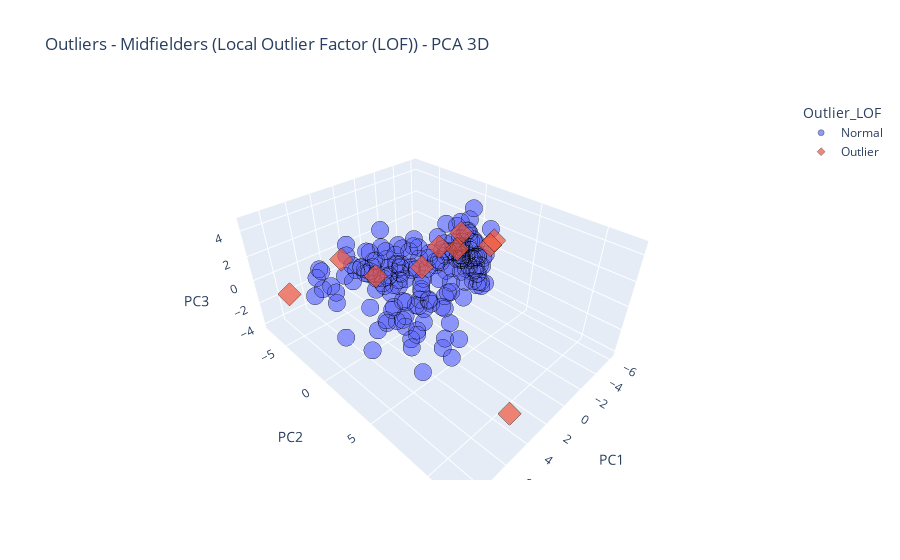

Source (notebook cell):
### Code cell
# PCA with 3 components
pca = PCA(n_components=3)
X_reduced = pca.fit_transform(X)

# Create DataFrame for plotting
df_plot = pd.DataFrame(X_reduced, columns=['PC1', 'PC2', 'PC3'])
df_plot['Outlier_LOF'] = pd.Series(y_pred_lof).map({1: 'Normal', -1: 'Outlier'}).astype(str)

# Interactive 3D plot
fig = px.scatter_3d(
    df_plot,
    x='PC1',
    y='PC2',
    z='PC3',
    color='Outlier_LOF',
    symbol='Outlier_LOF',
    opacity=0.7,
    title="Outliers - Midfielders (Local Outlier Factor (LOF)) - PCA 3D"
)

fig.update_traces(marker=dict(size=6, line=dict(width=0.5, color='black')))
fig.show()

### Figure 1 — Plotly figure (JSON) as saved in the notebook; plotly's stock layout.template omitted (floating-point values rounded to 4 significant figures; data arrays with more than 128 entries replaced by an {"elided": "..."} marker saying what was removed)
{"data": [{"hovertemplate": "Outlier_LOF=Normal<br>PC1=%{x}<br>PC2=%{y}<br>PC3=%{z}<extra></extra>", "legendgroup": "Normal", "marker": {"color": "#636efa", "line": {"color": "black", "width": 0.5}, "opacity": 0.7, "size": 6, "symbol": "circle"}, "mode": "markers", "name": "Normal", "scene": "scene", "showlegend": true, "type": "scatter3d", "x": {"elided": "185 float values"}, "y": {"elided": "185 float values"}, "z": {"elided": "185 float values"}}, {"hovertemplate": "Outlier_LOF=Outlier<br>PC1=%{x}<br>PC2=%{y}<br>PC3=%{z}<extra></extra>", "legendgroup": "Outlier", "marker": {"color": "#EF553B", "line": {"color": "black", "width": 0.5}, "opacity": 0.7, "size": 6, "symbol": "diamond"}, "mode": "markers", "name": "Outlier", "scene": "scene", "showlegend": true, "type": "scatter3d", "x": [2.503, 2.228, -3.376, 2.486, 5.41, -1.963, -3.498, -2.296, -5.88, 8.154], "y": [-7.301, -3.194, 3.499, 3.789, 12.0, 1.628, -4.118, 4.0, -2.196, -5.667], "z": [-1.024, -0.8194, 2.701, 4.683, -1.053, 3.098, -3.01, 2.952, -1.363, -0.7832]}], "layout": {"legend": {"title": {"text": "Outlier_LOF"}, "tracegroupgap": 0}, "scene": {"domain": {"x": [0, 1], "y": [0, 1]}, "xaxis": {"title": {"text": "PC1"}}, "yaxis": {"title": {"text": "PC2"}}, "zaxis": {"title": {"text": "PC3"}}}, "title": {"text": "Outliers - Midfielders (Local Outlier Factor (LOF)) - PCA 3D"}}}
